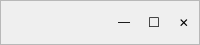
       <widget class="QFrame" name="frame_title">
        <property name="maximumSize">
         <size>
          <width>16777215</width>
          <height>40</height>
         </size>
        </property>
        <property name="styleSheet">
         <string notr="true"/>
        </property>
        <property name="frameShape">
         <enum>QFrame::StyledPanel</enum>
        </property>
        <property name="frameShadow">
         <enum>QFrame::Raised</enum>
        </property>
        <layout class="QVBoxLayout" name="verticalLayout">
         <property name="spacing">
          <number>0</number>
         </property>
         <property name="leftMargin">
          <number>0</number>
         </property>
         <property name="topMargin">
          <number>0</number>
         </property>
         <property name="rightMargin">
          <number>0</number>
         </property>
         <property name="bottomMargin">
          <number>0</number>
         </property>
         <item>
          <layout class="QHBoxLayout" name="horizontalLayout_2">
           <item>
            <widget class="QToolButton" name="toolButton_4">
             <property name="styleSheet">
              <string notr="true">border: none;    </string>
             </property>
             <property name="text">
              <string/>
             </property>
             <property name="icon">
              <iconset resource="image.qrc">
               <normaloff>:/img/logo.png</normaloff>:/img/logo.png</iconset>
             </property>
             <property name="iconSize">
              <size>
               <width>40</width>
               <height>40</height>
              </size>
             </property>
            </widget>
           </item>
           <item>
            <spacer name="horizontalSpacer">
             <property name="orientation">
              <enum>Qt::Horizontal</enum>
             </property>
             <property name="sizeHint" stdset="0">
              <size>
               <width>40</width>
               <height>20</height>
              </size>
             </property>
            </spacer>
           </item>
           <item>
            <layout class="QHBoxLayout" name="horizontalLayout">
             <item>
              <widget class="QToolButton" name="toolButton_min">
               <property name="minimumSize">
                <size>
                 <width>30</width>
                 <height>30</height>
                </size>
               </property>
               <property name="maximumSize">
                <size>
                 <width>30</width>
                 <height>30</height>
                </size>
               </property>
               <property name="styleSheet">
                <string notr="true">border: none;    </string>
               </property>
               <property name="text">
                <string>—</string>
               </property>
              </widget>
             </item>
             <item>
              <widget class="QToolButton" name="toolButton_max">
               <property name="minimumSize">
                <size>
                 <width>30</width>
                 <height>30</height>
                </size>
               </property>
               <property name="maximumSize">
                <size>
                 <width>30</width>
                 <height>30</height>
                </size>
               </property>
               <property name="font">
                <font>
                 <pointsize>10</pointsize>
                </font>
               </property>
               <property name="styleSheet">
                <string notr="true">border: none;    </string>
               </property>
               <property name="text">
                <string>☐</string>
               </property>
              </widget>
             </item>
             <item>
              <widget class="QToolButton" name="toolButton_close">
               <property name="minimumSize">
                <size>
                 <width>30</width>
                 <height>30</height>
                </size>
               </property>
               <property name="maximumSize">
                <size>
                 <width>30</width>
                 <height>30</height>
                </size>
               </property>
               <property name="styleSheet">
                <string notr="true">border: none;    </string>
               </property>
               <property name="text">
                <string>✕</string>
               </property>
              </widget>
             </item>
            </layout>
           </item>
          </layout>
         </item>
        </layout>
       </widget>
